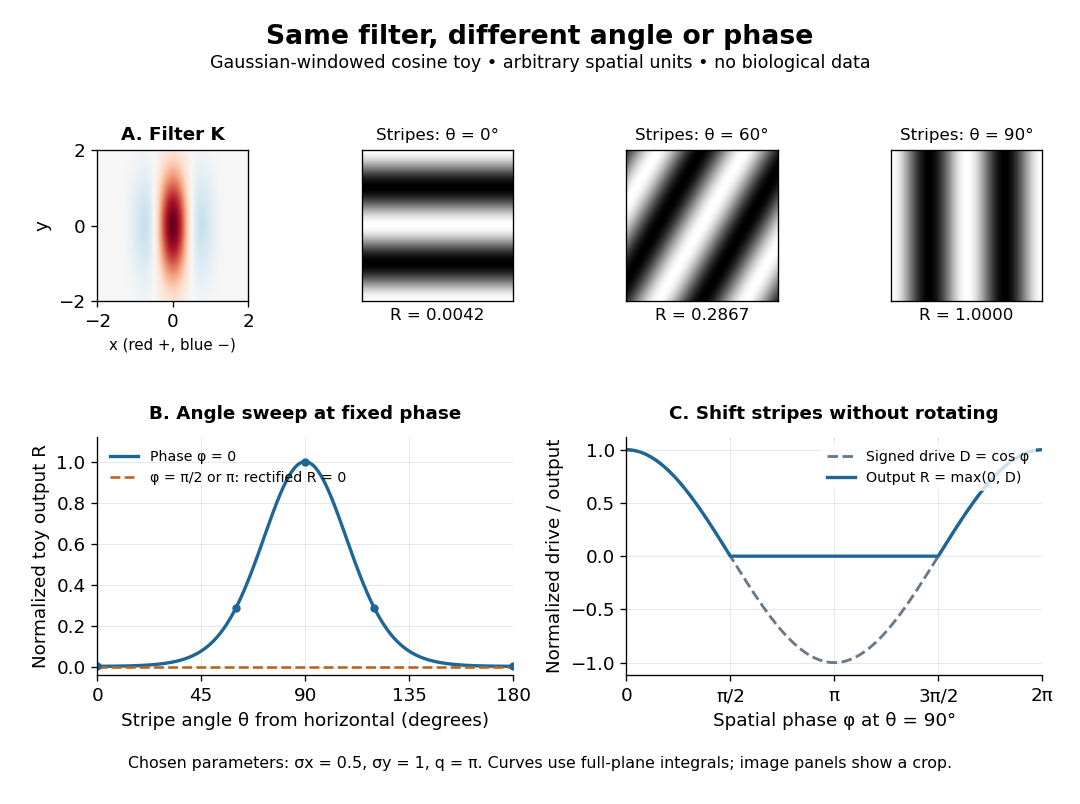

Write the Python code that produced this figure.
"""Gaussian-windowed cosine toy: orientation tuning and phase sensitivity.

Run from _media with MPLCONFIGDIR=/tmp/codex-wiki-matplotlib.
Tested with Python 3.14.4, matplotlib 3.10.7 and numpy 2.3.5.
Writes only orientation-selectivity-angle-phase.png to CWD.
All parameters are chosen; this is neither a fit nor measured tuning data.
"""

from pathlib import Path

import matplotlib

matplotlib.use("Agg")
import matplotlib.pyplot as plt
import numpy as np


OUTPUT = Path("orientation-selectivity-angle-phase.png")
SX, SY, Q = .5, 1., np.pi


def angular_drive(theta):
    """Exact full-plane integral, normalized to the aligned phase-zero response."""
    theta = np.deg2rad(theta)
    a = np.exp(-.5 * Q**2 * (SX**2 * (np.sin(theta) - 1)**2
                             + SY**2 * np.cos(theta)**2))
    b = np.exp(-.5 * Q**2 * (SX**2 * (np.sin(theta) + 1)**2
                             + SY**2 * np.cos(theta)**2))
    return (a + b) / (1 + np.exp(-2 * SX**2 * Q**2))


def main():
    plt.rcParams.update({"font.family": "DejaVu Sans", "font.size": 11})
    fig = plt.figure(figsize=(9, 6.7), dpi=120, facecolor="white")
    grid = fig.add_gridspec(2, 4, height_ratios=(.85, 1.25), left=.09, right=.965,
                           bottom=.16, top=.82, hspace=.65, wspace=.75)
    fig.suptitle("Same filter, different angle or phase", fontsize=16, weight="bold", y=.97)
    fig.text(.5, .915, "Gaussian-windowed cosine toy • arbitrary spatial units • no biological data",
             ha="center", fontsize=10.5)
    x, y = np.meshgrid(np.linspace(-2, 2, 241), np.linspace(-2, 2, 241))
    kernel = np.exp(-.5 * ((x / SX)**2 + (y / SY)**2)) * np.cos(Q * x)
    ax = fig.add_subplot(grid[0, 0])
    ax.imshow(kernel, origin="lower", extent=(-2, 2, -2, 2), cmap="RdBu_r", vmin=-1, vmax=1)
    ax.set_title("A. Filter K", fontsize=11, weight="bold")
    ax.set_xticks([-2, 0, 2]); ax.set_yticks([-2, 0, 2])
    ax.set_xlabel("x (red +, blue −)", fontsize=9); ax.set_ylabel("y")
    for column, theta in enumerate((0, 60, 90), start=1):
        t = np.deg2rad(theta)
        stimulus = np.cos(Q * (x * np.sin(t) - y * np.cos(t)))
        ax = fig.add_subplot(grid[0, column])
        ax.imshow(stimulus, origin="lower", extent=(-2, 2, -2, 2), cmap="gray", vmin=-1, vmax=1)
        ax.set_xticks([]); ax.set_yticks([])
        ax.set_title(f"Stripes: θ = {theta}°", fontsize=10)
        ax.set_xlabel(f"R = {angular_drive(theta):.4f}", fontsize=10)
    theta = np.linspace(0, 180, 721)
    ax = fig.add_subplot(grid[1, :2])
    ax.plot(theta, angular_drive(theta), color="#1d6696", linewidth=2,
            label="Phase φ = 0")
    ax.plot(theta, np.zeros_like(theta), "--", color="#b96720", linewidth=1.6,
            label="φ = π/2 or π: rectified R = 0")
    for angle in (0, 60, 90, 120, 180):
        ax.plot(angle, angular_drive(angle), "o", color="#1d6696", markersize=4)
    ax.set(xlim=(0, 180), ylim=(-.04, 1.12), xticks=[0, 45, 90, 135, 180],
           xlabel="Stripe angle θ from horizontal (degrees)", ylabel="Normalized toy output R")
    ax.set_title("B. Angle sweep at fixed phase", fontsize=11, weight="bold", pad=11)
    ax.legend(frameon=False, fontsize=8.5, loc="upper left")
    phase = np.linspace(0, 2 * np.pi, 721)
    ax = fig.add_subplot(grid[1, 2:])
    ax.plot(phase / np.pi, np.cos(phase), "--", color="#697789", linewidth=1.7,
            label="Signed drive D = cos φ")
    ax.plot(phase / np.pi, np.maximum(0, np.cos(phase)), color="#1d6696", linewidth=2,
            label="Output R = max(0, D)")
    ax.set(xlim=(0, 2), ylim=(-1.12, 1.12), xticks=[0, .5, 1, 1.5, 2],
           xticklabels=["0", "π/2", "π", "3π/2", "2π"],
           xlabel="Spatial phase φ at θ = 90°", ylabel="Normalized drive / output")
    ax.set_title("C. Shift stripes without rotating", fontsize=11, weight="bold", pad=11)
    ax.legend(frameon=True, facecolor="white", edgecolor="white", fontsize=8.5, loc="upper right")
    for ax in fig.axes[-2:]:
        ax.spines[["top", "right"]].set_visible(False)
        ax.grid(color="#e4e8ed", linewidth=.6)
    fig.text(.5, .045, "Chosen parameters: σx = 0.5, σy = 1, q = π. Curves use full-plane integrals; image panels show a crop.",
             ha="center", fontsize=9.5)
    fig.savefig(OUTPUT, facecolor="white", transparent=False)
    plt.close(fig)


if __name__ == "__main__":
    main()
